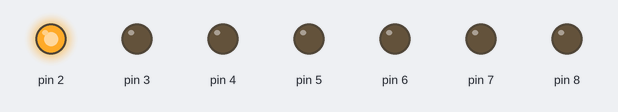
The sketch below on a simulated Arduino Uno, built with avr-gcc and run on an emulated ATmega328P. On the bench: output pins drawn as LEDs (lit = HIGH).

Above: at 0.02 s.
At 0.32 s:
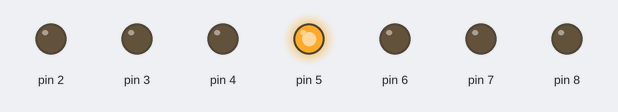
At 0.62 s:
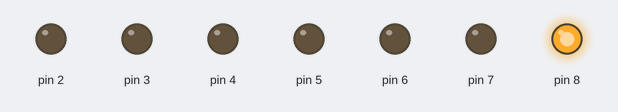
At 1.47 s:
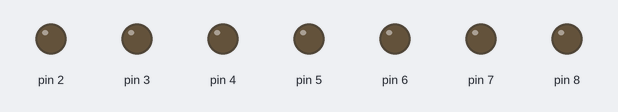
At 2.32 s:
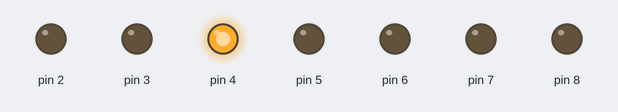
At 2.92 s:
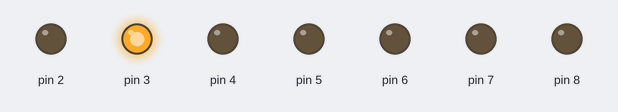
Timing chart, 0 to 3.2 s (numbered marks = the images above):
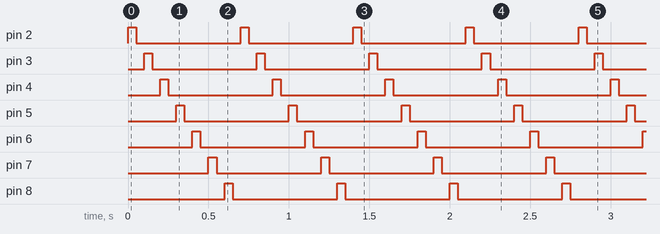

The sketch:

Exercicio_3.ino
```cpp
void setup() {
  for(int i = 2; i <= 8; i++)
    pinMode(i, OUTPUT);
}

void loop() {
  // CODIGUIM
   for(int i = 2; i <= 8; i++){
    setOn(i);
  }
}

void setOn(int pin){
  digitalWrite(pin, HIGH);
  delay(50);
  digitalWrite(pin, LOW);
  delay(50);
}
```

Measured:
- by itself, pin 2–8: alternates HIGH for 0.05 s and LOW for 0.65 s
- by itself, everything shown: repeats every 0.70 s, in 14 steps
